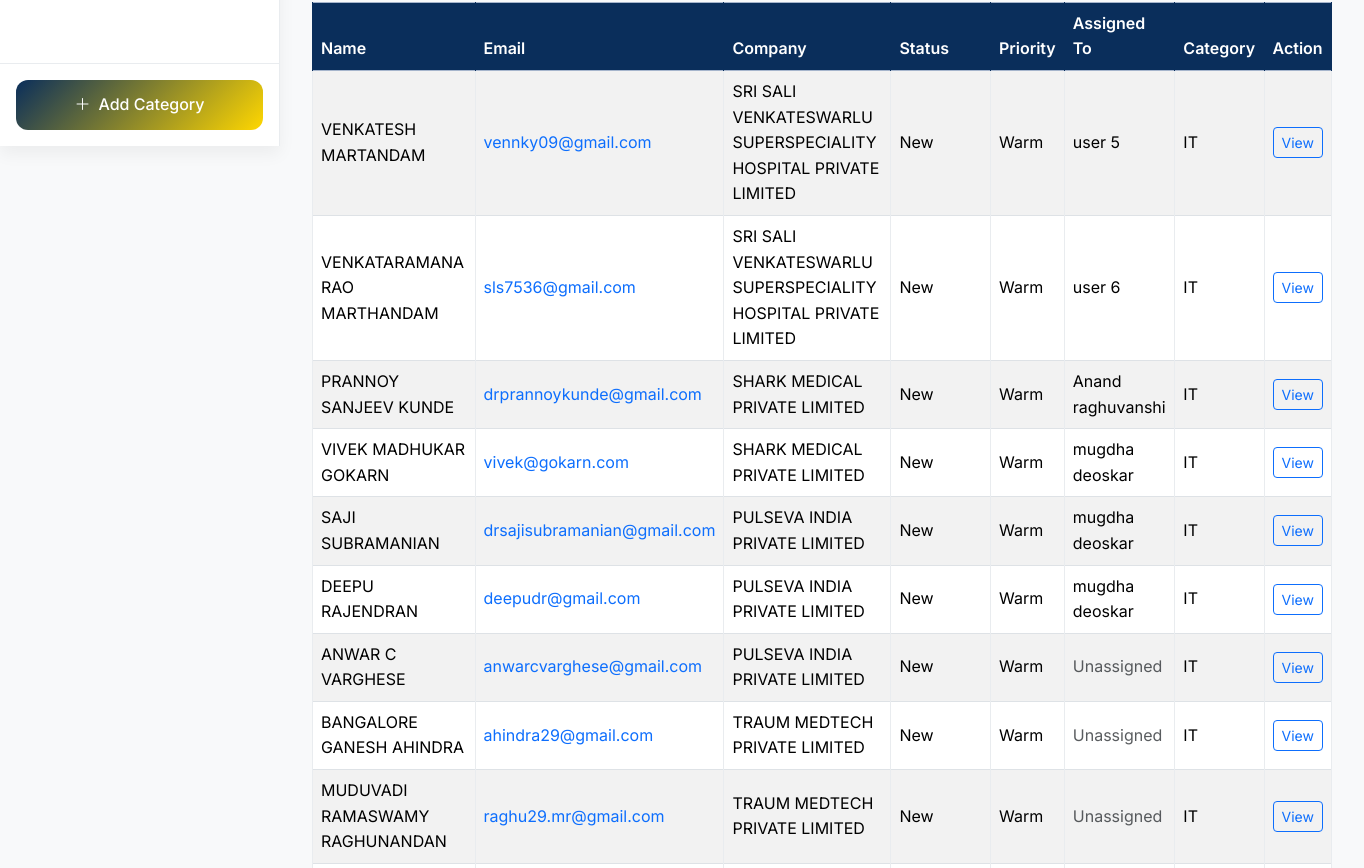
The page /viewCategory/ (signed in, middle part) on the database as committed earlier.
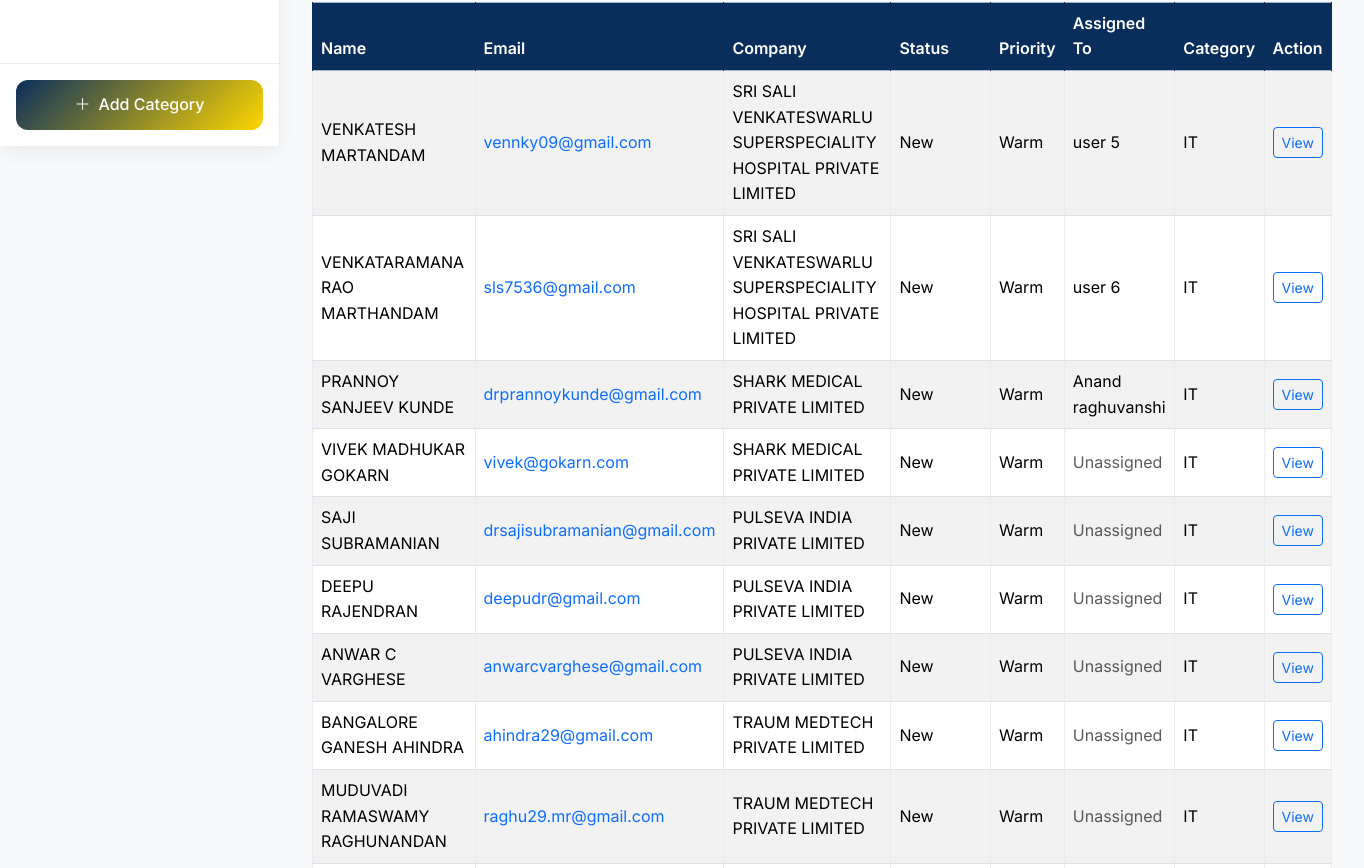
The same page on the database as committed later.
### salesmanPanel/models.py (models this page shows, shortened)
class Lead(models.Model):
    STATUS_CHOICES = [
        ('New', 'New'),
        ('Contacted', 'Contacted'),
        ('In Discussion', 'In Discussion'),
        ('Not Interested', 'Not Interested'),
        ('Converted', 'Converted'),
    ]
    PRIORITY_CHOICES = [
        ('Hot', 'Hot'),
        ('Warm', 'Warm'),
        ('Cold', 'Cold'),
    ]
    name = models.CharField(max_length=100)
    email = models.EmailField()
    phone = models.CharField(max_length=15)
    city = models.CharField(max_length=100, blank=True)
    company = models.CharField(max_length=100, blank=True)
    role = models.CharField(max_length=100, blank=True)
    interest = models.TextField(null=True)
    budget = models.CharField(max_length=50, blank=True)
    lead_source = models.CharField(max_length=100, blank=True)
    status = models.CharField(max_length=20, choices=STATUS_CHOICES, default='New')
    priority = models.CharField(max_length=10, choices=PRIORITY_CHOICES, default='Warm')
    notes = models.TextField(blank=True)
    assigned_to = models.ForeignKey(settings.AUTH_USER_MODEL, on_delete=models.SET_NULL, null=True, blank=True)
    created_at = models.DateTimeField(auto_now_add=True)
    updated_at = models.DateTimeField(auto_now=True)
    category = models.ForeignKey('category',on_delete=models.CASCADE,null=True, blank=True)

class CustomUser(AbstractUser):
    phone = models.CharField(max_length=15)
    address = models.TextField(blank=True)
    region = models.CharField(max_length=100)
    is_approved = models.BooleanField(default=False)

class category(models.Model):
    name = models.CharField(max_length=100, unique=True)
    description = models.TextField(blank=True)
    class Meta:
        verbose_name_plural = "Categories"
        ordering = ['name']

### salesmanPanel/views.py (the view)
# urls.py: path('viewCategory/', views.viewCategory, name='viewCategory'),
@login_required
@user_passes_test(is_admin)
def viewCategory(request):
    categories = category.objects.all().order_by('name')
    salesmen = CustomUser.objects.filter(is_approved=True, is_staff=False) # Filter out staff from salesmen list
    leads = Lead.objects.all()
    search_query = request.GET.get('q')
    if search_query:
        leads = leads.filter(
            Q(name__icontains=search_query) |
            Q(email__icontains=search_query) |
            Q(company__icontains=search_query)
        )
    status_filter = request.GET.get('status')
    if status_filter:
        leads = leads.filter(status=status_filter)
    priority_filter = request.GET.get('priority')
    if priority_filter:
        leads = leads.filter(priority=priority_filter)
    assigned_to_filter = request.GET.get('assigned_to')
    if assigned_to_filter:
        leads = leads.filter(assigned_to__id=assigned_to_filter)
    category_filter = request.GET.get('category')
    if category_filter:
        leads = leads.filter(category__id=category_filter)
    start_date_str = request.GET.get('start_date')
    end_date_str = request.GET.get('end_date')
    if start_date_str:
        try:
            start_date = datetime.strptime(start_date_str, '%Y-%m-%d').date()
            leads = leads.filter(created_at__gte=start_date) # __gte means "greater than or equal to"
        except ValueError:
            pass # For now, just ignore bad date format
    if end_date_str:
        try:
            end_date = datetime.strptime(end_date_str, '%Y-%m-%d').date()
            leads = leads.filter(created_at__lte=end_date)
        except ValueError:
            pass # For now, just ignore bad date format
    leads = leads.order_by('-created_at') # Or whatever default ordering you prefer
    status_choices = Lead.STATUS_CHOICES # Assuming this is a tuple of tuples in Lead model
    priority_choices = Lead.PRIORITY_CHOICES # Assuming this is a tuple of tuples in Lead model
    context = {
        'categories': categories,
        'leads': leads,
        'salesmen': salesmen,
        'status_choices': status_choices,
        'priority_choices': priority_choices,
    }
    return render(request, 'salesmanPortal/viewCategory.html', context) # Replace 'your_template_name.html'

### salesmanPanel/views.py (called while the page is built)
def is_admin(user):
    return user.is_staff # is_superuser implies is_staff, so this covers both.

### templates/salesmanPortal/viewCategory.html (shortened to what this page needs)
<!DOCTYPE html>
<html lang="en">
  <head>
    {% load static %}
    <link
      href="https://cdn.jsdelivr.net/npm/bootstrap@5.3.2/dist/css/bootstrap.min.css"
      rel="stylesheet"
    />
    <link
      rel="stylesheet"
      href="https://cdn.jsdelivr.net/npm/bootstrap-icons@1.11.1/font/bootstrap-icons.css"
    />
  </head>
  <body>
  <aside class="category-drawer">
    <div class="drawer-content">
    </div>
    <div class="drawer-footer">
      <a href="{% url 'addCategory' %}" class="btn-add">
        <i class="bi bi-plus-lg"></i>
        <span>Add Category</span>
      </a>
    </div>
  </aside>
  <main class="main-content">
    <div class="content-container">
      {% if leads %}
      <div class="table-responsive">
        <table class="table table-bordered table-striped align-middle">
          <thead class="table-primary">
            <tr>
              <th>Name</th>
              <th>Email</th>
              <th>Company</th>
              <th>Status</th>
              <th>Priority</th>
              <th>Assigned To</th>
              <th>Category</th>
              <th>Action</th>
            </tr>
          </thead>
          <tbody>
            {% for lead in leads %}
            <tr>
              <td>{{ lead.name }}</td>
              <td class="text-primary">{{ lead.email }}</td>
              <td>{{ lead.company }}</td>
              <td>{{ lead.get_status_display }}</td>
              <td>{{ lead.get_priority_display }}</td>
              <td>
                {% if lead.assigned_to %}
                {{ lead.assigned_to.get_full_name|default_if_none:lead.assigned_to.username }}
                {% else %}
                <span class="text-muted">Unassigned</span>
                {% endif %}
              </td>
              <td>
                {% if lead.category %} {{ lead.category.name }} {% else %}
                <span class="text-muted">N/A</span>
                {% endif %}
              </td>
              <td>
                <a
                  href="{% url 'viewLead' lead.id %}"
                  class="btn btn-sm btn-outline-primary"
                >
                  View
                </a>
              </td>
            </tr>
            {% endfor %}
          </tbody>
        </table>
      </div>
      {% else %}
      <div class="alert alert-info">
        <i class="bi bi-info-circle me-2"></i> No lead records found matching
        your criteria.
      </div>
      {% endif %}
    </div>
  </main>
</body>
</html>

Rows that differ between the two databases and show on the page:
changed Lead "VIVEK MADHUKAR GOKARN": assigned_to.get_full_name "mugdha deoskar" → (not shown); now shows "Unassigned"
changed Lead "SAJI SUBRAMANIAN": assigned_to.get_full_name "mugdha deoskar" → (not shown); now shows "Unassigned"
changed Lead "DEEPU RAJENDRAN": assigned_to.get_full_name "mugdha deoskar" → (not shown); now shows "Unassigned"
